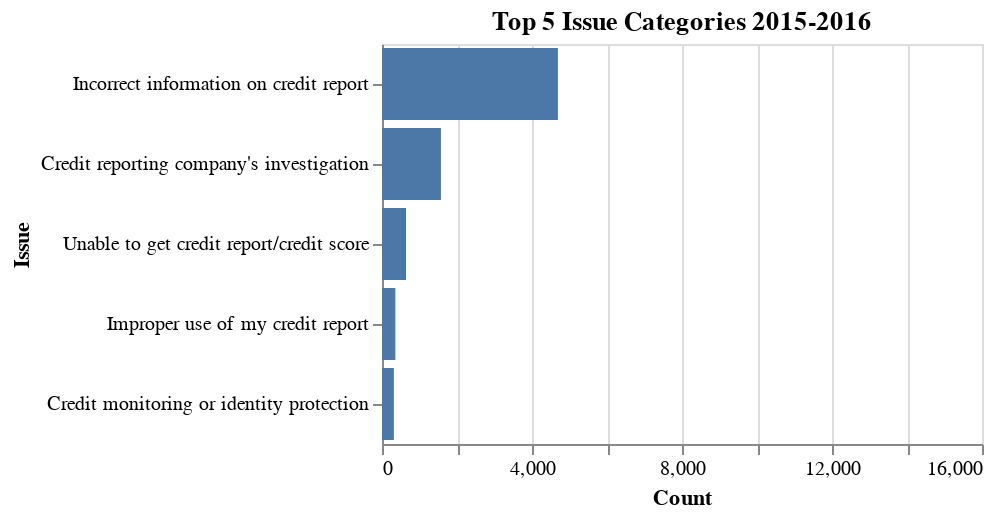

Notebook source saved alongside this figure:
### Code cell
experian_df = df_date[df_date['Company'].values  == 'Experian Information Solutions Inc.']

experian_issues_df = experian_df.groupby('Issue')['Issue'].count().reset_index(name='count') \
    .sort_values(['count'], ascending=False)


#create a dataframe that only has data for complaints with public customer complaint narrative
experian_narrative_only_df = experian_df.dropna(subset=['Consumer complaint narrative'])

experian_narrative_only_issues_df = experian_narrative_only_df.groupby('Issue')['Issue'].count().reset_index(name='Count') \
    .sort_values(['Count'], ascending=False)

experian_bars = alt.Chart(experian_narrative_only_issues_df.head(5)).mark_bar().encode(
    x=alt.X('Count:Q', scale=alt.Scale(domain=[0, 16000])),
    y=alt.Y('Issue:N', sort='-x')
).properties(width=300, height =200, title='Top 5 Issue Categories 2015-2016').configure_legend(
    labelLimit= 300, titleFontSize = 18, labelFontSize=15)

experian_bars

# print(experian_issues_df)

# print(experian_narrative_only_issues_df)

### Figure 1 — Vega-Lite specification as saved in the notebook (floating-point values rounded to 4 significant figures)
{"config": {"view": {"continuousWidth": 400, "continuousHeight": 300}, "legend": {"labelFontSize": 15, "labelLimit": 300, "titleFontSize": 18}}, "data": {"name": "data-624356be3ba51a3f7b3c3aa7f837db03"}, "mark": "bar", "encoding": {"x": {"field": "Count", "scale": {"domain": [0, 16000]}, "type": "quantitative"}, "y": {"field": "Issue", "sort": "-x", "type": "nominal"}}, "height": 200, "title": "Top 5 Issue Categories 2015-2016", "width": 300, "$schema": "https://vega.github.io/schema/vega-lite/v4.17.0.json", "datasets": {"data-624356be3ba51a3f7b3c3aa7f837db03": [{"Issue": "Incorrect information on credit report", "Count": 4690}, {"Issue": "Credit reporting company's investigation", "Count": 1572}, {"Issue": "Unable to get credit report/credit score", "Count": 640}, {"Issue": "Improper use of my credit report", "Count": 356}, {"Issue": "Credit monitoring or identity protection", "Count": 317}]}}
